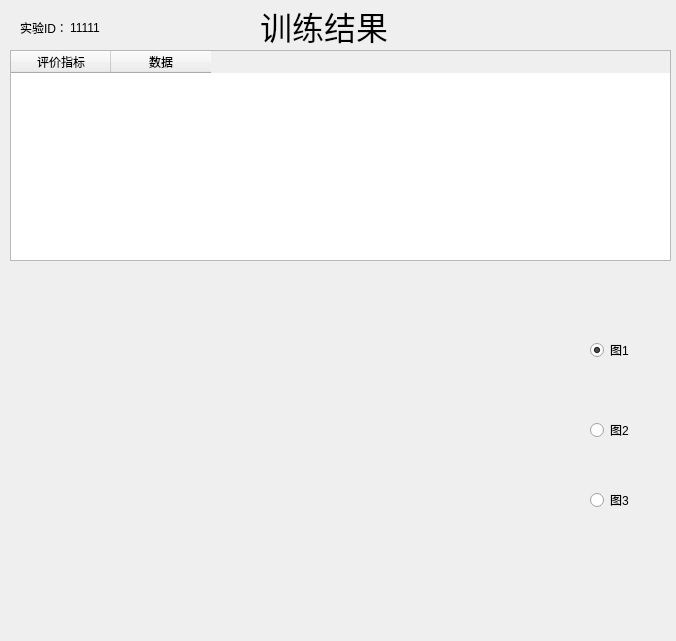
<?xml version="1.0" encoding="UTF-8"?>
<ui version="4.0">
  <class>result</class>
  <widget class="QWidget" name="result">
    <property name="geometry">
      <rect>
        <x>0</x>
        <y>0</y>
        <width>676</width>
        <height>641</height>
      </rect>
    </property>
    <property name="windowTitle">
      <string>训练结果</string>
    </property>
    <widget class="QLabel" name="label_2">
      <property name="geometry">
        <rect>
          <x>260</x>
          <y>0</y>
          <width>131</width>
          <height>51</height>
        </rect>
      </property>
      <property name="font">
        <font>
          <family>楷体</family>
          <pointsize>24</pointsize>
        </font>
      </property>
      <property name="text">
        <string>训练结果</string>
      </property>
      <property name="alignment">
        <set>Qt::AlignLeading|Qt::AlignLeft|Qt::AlignVCenter</set>
      </property>
    </widget>
    <widget class="QStackedWidget" name="stackedWidget">
      <property name="geometry">
        <rect>
          <x>10</x>
          <y>270</y>
          <width>561</width>
          <height>361</height>
        </rect>
      </property>
      <property name="currentIndex">
        <number>0</number>
      </property>
      <widget class="QWidget" name="page">
        <widget class="QLabel" name="pic_1">
          <property name="geometry">
            <rect>
              <x>23</x>
              <y>15</y>
              <width>501</width>
              <height>341</height>
            </rect>
          </property>
          <property name="text">
            <string />
          </property>
        </widget>
      </widget>
      <widget class="QWidget" name="page_2">
        <widget class="QLabel" name="pic_2">
          <property name="geometry">
            <rect>
              <x>13</x>
              <y>15</y>
              <width>511</width>
              <height>321</height>
            </rect>
          </property>
          <property name="text">
            <string />
          </property>
        </widget>
      </widget>
      <widget class="QWidget" name="page_3">
        <widget class="QLabel" name="pic_3">
          <property name="geometry">
            <rect>
              <x>23</x>
              <y>15</y>
              <width>511</width>
              <height>321</height>
            </rect>
          </property>
          <property name="text">
            <string />
          </property>
        </widget>
      </widget>
    </widget>
    <widget class="QRadioButton" name="ROC">
      <property name="geometry">
        <rect>
          <x>590</x>
          <y>340</y>
          <width>95</width>
          <height>20</height>
        </rect>
      </property>
      <property name="text">
        <string>图1</string>
      </property>
      <property name="checked">
        <bool>true</bool>
      </property>
    </widget>
    <widget class="QRadioButton" name="p_r">
      <property name="geometry">
        <rect>
          <x>590</x>
          <y>420</y>
          <width>95</width>
          <height>20</height>
        </rect>
      </property>
      <property name="text">
        <string>图2</string>
      </property>
    </widget>
    <widget class="QRadioButton" name="learn">
      <property name="geometry">
        <rect>
          <x>590</x>
          <y>490</y>
          <width>95</width>
          <height>20</height>
        </rect>
      </property>
      <property name="text">
        <string>图3</string>
      </property>
    </widget>
    <widget class="QTableWidget" name="tableWidget">
      <property name="geometry">
        <rect>
          <x>10</x>
          <y>50</y>
          <width>661</width>
          <height>211</height>
        </rect>
      </property>
      <property name="editTriggers">
        <set>QAbstractItemView::NoEditTriggers</set>
      </property>
      <column>
        <property name="text">
          <string>评价指标</string>
        </property>
      </column>
      <column>
        <property name="text">
          <string>数据</string>
        </property>
      </column>
    </widget>
    <widget class="QLabel" name="label">
      <property name="geometry">
        <rect>
          <x>20</x>
          <y>20</y>
          <width>51</width>
          <height>16</height>
        </rect>
      </property>
      <property name="text">
        <string>实验ID：</string>
      </property>
    </widget>
    <widget class="QLabel" name="id">
      <property name="geometry">
        <rect>
          <x>70</x>
          <y>20</y>
          <width>111</width>
          <height>16</height>
        </rect>
      </property>
      <property name="text">
        <string>11111</string>
      </property>
    </widget>
    <property name="styleSheet">
      <string>
        #result{background: qlineargradient(spread:pad, x1:0, y1:0, x2:1, y2:0, stop:0 #4DA2CB, stop:1 #67B26F);}
        box-shadow: 0px 0px 10px rgba(0, 0, 0, 0.5);
        QPushButton {
        border-radius: 5px;
        background: qlineargradient(spread:pad, x1:0, y1:0, x2:1, y2:0, stop:0 rgba(255, 0, 0, 255), stop:1 rgba(255, 255, 0, 255));
        color: white;
        padding: 5px 10px;
        }
        QPushButton:hover {
        background: qlineargradient(spread:pad, x1:0, y1:0, x2:1, y2:0, stop:0 rgba(255, 255, 0, 255), stop:1 rgba(255, 0, 0, 255));
        }
        QLabel {
        font-family: "Arial";
        font-size: 14px;
        color: #FF00FF;
        text-align: center;
        }
        QTableWidget {
        background-color: #222222; /* 背景颜色 */
        alternate-background-color: #333333; /* 交替行背景颜色 */
        border: none; /* 去除边框 */
        /* 滚动条样式 */
        QScrollBar:vertical {
        background-color: #111111;
        width: 12px;
        margin: 0px 0px 0px 0px;
        }
        QScrollBar::handle:vertical {
        background-color: #888888;
        min-height: 20px;
        }
        QScrollBar::handle:vertical:hover {
        background-color: #999999;
        }
        QScrollBar::add-line:vertical,
        QScrollBar::sub-line:vertical {
        background: none;
        height: 0px;
        width: 0px;
        }
        QScrollBar::add-page:vertical,
        QScrollBar::sub-page:vertical {
        background: none;
        }
        }
        QTableWidget::item {
        padding: 5px; /* 单元格内边距 */
        background-color: #222222; /* 单元格背景颜色 */
        color: #FFFFFF; /* 文字颜色 */
        border-bottom: 1px solid #333333; /* 单元格底部边框 */
        }
        QTableWidget::item:hover {
        background-color: #555555; /* 悬停时的背景颜色 */
        }
        QTableWidget::item:selected {
        background-color: #FF6600; /* 选中单元格的背景颜色 */
        color: #FFFFFF; /* 选中单元格的文字颜色 */
        }
        QHeaderView {
        background-color: #222222; /* 表头背景颜色 */
        border: none; /* 去除边框 */
        }
        QHeaderView::section {
        padding: 5px; /* 表头内边距 */
        background-color: #222222; /* 表头背景颜色 */
        color: #FFFFFF; /* 表头文字颜色 */
        border-bottom: 1px solid #333333; /* 表头底部边框 */
        }
        QHeaderView::section:hover {
        background-color: #555555; /* 悬停时的表头背景颜色 */
        }
        QHeaderView::section:checked {
        background-color: #FF6600; /* 选中的表头背景颜色 */
        color: #FFFFFF; /* 选中的表头文字颜色 */
        }
      </string>
    </property>
  </widget>
  <resources />
  <connections />
</ui>
